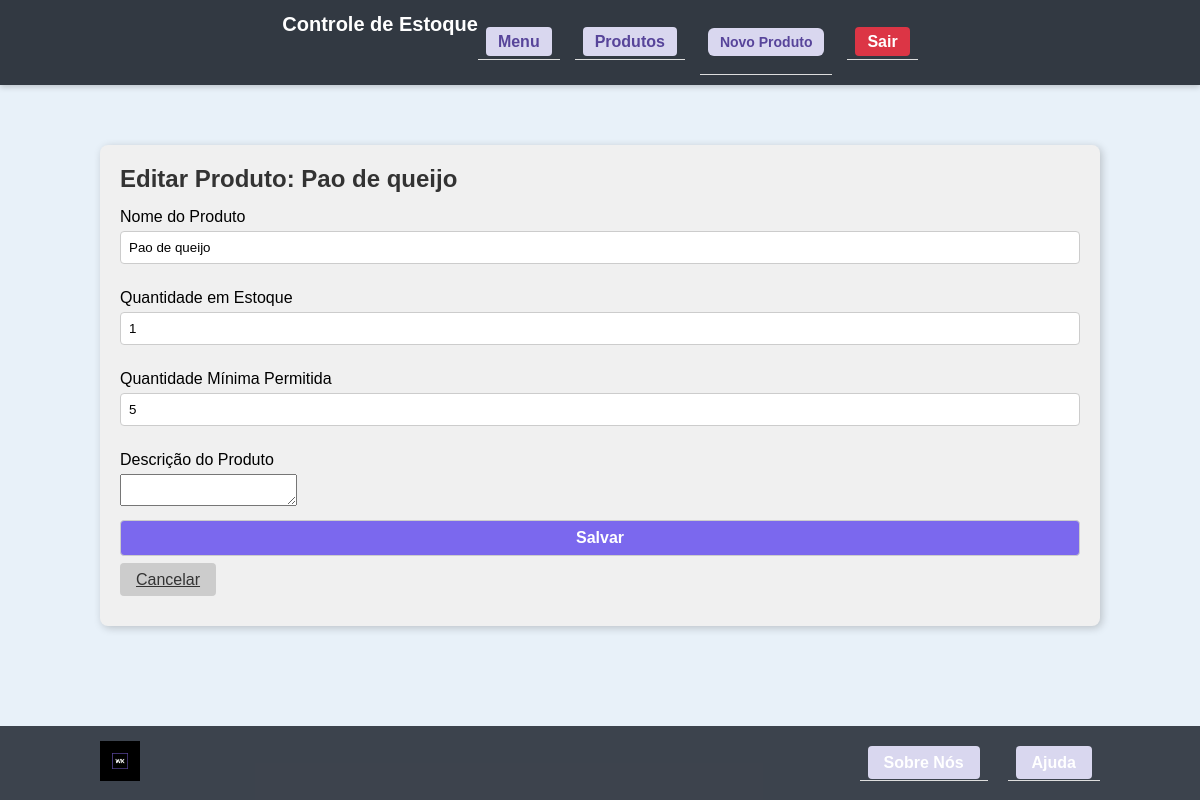
The app's page /editar_produto/4 (signed in) with its own data.
### app/models.py (models this page shows)
class Produto(db.Model):
    id = db.Column(db.Integer, primary_key=True)
    nome = db.Column(db.String, nullable=True)
    quantidade = db.Column(db.Integer, nullable=True)
    quantidade_minima = db.Column(db.Integer, nullable=True, default = 0)
    descricao = db.Column(db.Text, nullable=True)

### app/views.py (the view)
@app.route('/editar_produto/<int:id>', methods=['GET', 'POST'])
@login_required
def editar_produto(id):
    produto = Produto.query.get_or_404(id)
    form = ProdutoForm(obj=produto, produto=produto)
    if form.validate_on_submit():
        form.update(produto)
        flash(f'Produto "{produto.nome}" atualizado com sucesso!', 'success')
        return redirect(url_for('produtos'))
    return render_template('editar_produto.html', form=form, produto=produto)

### app/forms.py (shortened to what this page needs)
class ProdutoForm(FlaskForm):
    nome = StringField('Nome do Produto', validators=[
        DataRequired(message="O nome é obrigatório."),
        Length(max=100, message="O nome deve ter no máximo 100 caracteres.")
    ])
    quantidade = IntegerField('Quantidade em Estoque', validators=[
        DataRequired(message="Informe a quantidade."),
        NumberRange(min=0, message="A quantidade não pode ser negativa.")
    ])
    quantidade_minima = IntegerField('Quantidade Mínima Permitida', validators=[
        DataRequired(message="Informe a quantidade mínima."),
        NumberRange(min=0, message="A quantidade mínima não pode ser negativa.")
    ])
    descricao = TextAreaField('Descrição do Produto', validators=[
        Length(max=1000, message="A descrição deve ter no máximo 1000 caracteres.")
    ])
    btnSubmit = SubmitField('Salvar')
    def __init__(self, *args, produto=None, **kwargs):
        super().__init__(*args, **kwargs)
        self.produto = produto  # Produto atual (usado na edição)

### app/models.py (called while the page is built)
@login_manager.user_loader
def load_user(user_id):
    return User.query.get(user_id)

### app/templates/editar_produto.html (shortened to what this page needs)
{% extends 'base.html' %}
{% block content %}
<div class="formulario">
    <h2>Editar Produto: {{ produto.nome }}</h2>
    <form method="POST">
        <label>{{ form.nome.label }}</label>
        {{ form.nome() }}
        <label>{{ form.quantidade.label }}</label>
        {{ form.quantidade() }}
        <label>{{ form.quantidade_minima.label }}</label>
        {{ form.quantidade_minima() }}
        <label>{{ form.descricao.label }}</label>
        {{ form.descricao() }}
        {{ form.btnSubmit(class="botao") }}
        <a href="{{ url_for('produtos') }}" class="btn-secondary">Cancelar</a>
    </form>
</div>
{% endblock %}

### app/static/css/style.css (style rules this page uses)
* { margin: 0; padding: 0; box-sizing: border-box; }
html, body { font-family: 'Trebuchet MS', sans-serif; background-color: #e8f1f9; min-width: 370px; height: 100%; display: flex; flex-direction: column; }
.formulario { background-color: #f0f0f0; border-radius: 8px; padding: 20px; margin-bottom: 20px; box-shadow: 2px 2px 8px rgba(0, 0, 0, 0.2); width: 100%; max-width: 1000px; margin-left: auto; margin-right: auto; }
.formulario h2 { margin-bottom: 15px; color: #333; }
.formulario label { display: block; margin-top: 10px; margin-bottom: 5px; }
.formulario input { width: 100%; padding: 8px; margin-bottom: 15px; border: 1px solid #ccc; border-radius: 4px; }
.botao { display: block; margin-top: 10px; padding: 10px 20px; background-color: #7b68ee; color: white; border: none; border-radius: 8px; cursor: pointer; font-size: 16px; font-weight: bold; }
.btn-secondary { background-color: #ccc; color: #333; border: none; padding: 8px 16px; border-radius: 4px; cursor: pointer; }

### records on screen
Produto: nome "Pao de queijo", quantidade "1", quantidade_minima "5"
